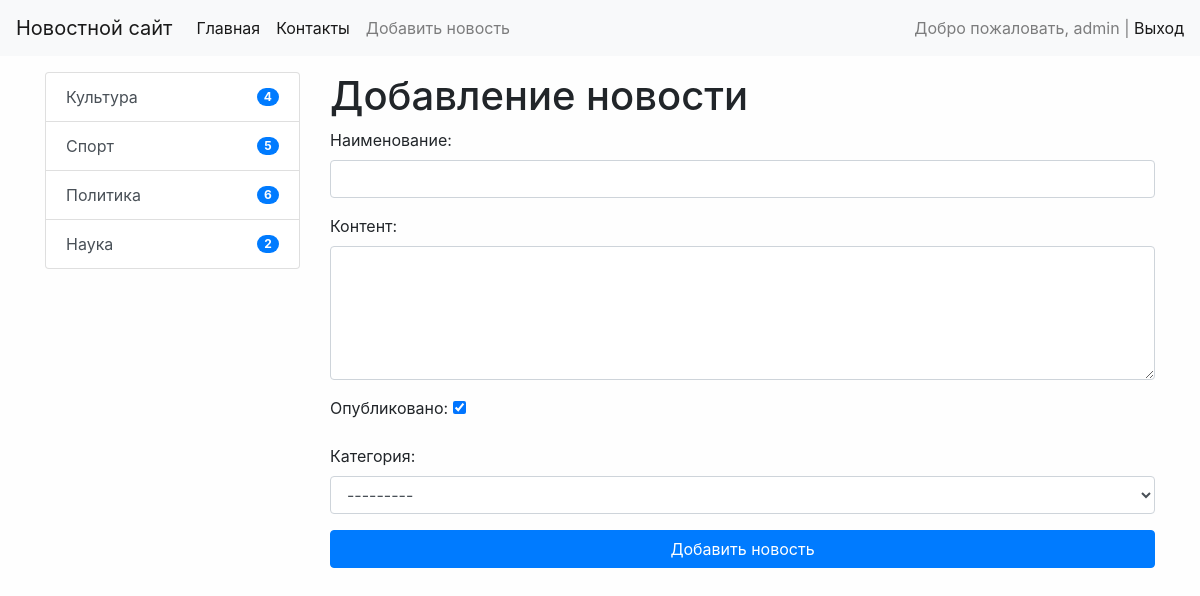
The app's page /news/add-news/ (signed in) with its own data.
### news/models.py (models this page shows)
class Categories(models.Model):
    title = models.CharField(max_length=255, verbose_name='Наименование', db_index=True)
    def get_absolute_url(self):
        return reverse('category', kwargs={"category_id": self.pk})
    def __str__(self):
        return self.title
    class Meta:
        verbose_name = 'Категория'
        verbose_name_plural = 'Категории'
        ordering = ['title']

### news/views.py (the view)
# urls.py: path('news/add-news/', CreateNews.as_view(), name='add_news'),
class CreateNews(LoginRequiredMixin, CreateView):
    form_class = NewsForm
    template_name = 'news/add_news.html'
    login_url = '/admin/'

### news/forms.py (shortened to what this page needs)
class NewsForm(forms.ModelForm):
    class Meta:
        model = News
        fields = ['title', 'content', 'is_published', 'category']
        widgets = {
            'title': forms.TextInput(attrs={'class': 'form-control'}),
            'content': forms.Textarea(attrs={'class': 'form-control', 'rows': 5}),
            'category': forms.Select(attrs={'class': 'form-control'})
        }

### news/templatetags/news_tags.py (called while the page is built)
@register.inclusion_tag('news/list_categories.html')
def show_categories():
    categories = Categories.objects.annotate(cnt=Count('news', filter=F('news__is_published'))).filter(cnt__gt=0)
    return {"categories": categories, }

### news/templates/news/add_news.html (shortened to what this page needs)
{% extends 'base.html' %}
{% block sidebar %}
    {% include 'inc/_sidebar.html' %}
{% endblock %}
{% block content %}
    <h1>Добавление новости</h1>
    <form action="{% url 'add_news' %}" method="post">
        {{ form.as_p }}
        <button type="submit" class="btn btn-primary btn-block">Добавить новость</button>
    </form>
{% endblock %}

### templates/inc/_nav.html (shortened to what this page needs)
<nav class="navbar navbar-expand-lg navbar-light bg-light">
    <a class="navbar-brand" href="{% url 'home' %}">Новостной сайт</a>
    <div class="collapse navbar-collapse" id="navbarSupportedContent">
        <ul class="navbar-nav mr-auto">
            <li class="nav-item active"><a class="nav-link" href="{% url 'home' %}">Главная</a></li>
            <li class="nav-item active"><a class="nav-link" href="{% url 'contact' %}">Контакты</a></li>
            {% if request.user.is_authenticated %}
                <li class="nav-item"><a class="nav-link" href="{% url 'add_news' %}">Добавить новость</a></li>
            {% endif %}
        </ul>
        <span class="navbar-text">
            {% if request.user.is_authenticated %}
                Добро пожаловать, {{ user.username }} | <a href="{% url 'logout' %}">Выход</a>
            {% else %}
                <a href="{% url 'register' %}">Регистрация</a> | <a href="{% url 'login' %}">Авторизация</a>
            {% endif %}
        </span>
    </div>
</nav>

### news/templates/news/list_categories.html
<ul class="list-group">
    {% for item in categories %}
        <li class="list-group-item d-flex justify-content-between align-items-center">
            <a href="{{ item.get_absolute_url }}" class="list-group-item-action">
                {{ item.title }}
            </a>
            <span class="badge badge-primary badge-pill">  {{ item.cnt }}</span>
        </li>
    {% endfor %}
</ul>

### mysite/static/css/style.css (style rules this page uses)
body { background-color: #fefefe; }

### records on screen
Categories: title "Культура", cnt "4"
Categories: title "Спорт", cnt "5"
Categories: title "Политика", cnt "6"
Categories: title "Наука", cnt "2"

### other values on screen
{{ user.username }} "admin"
